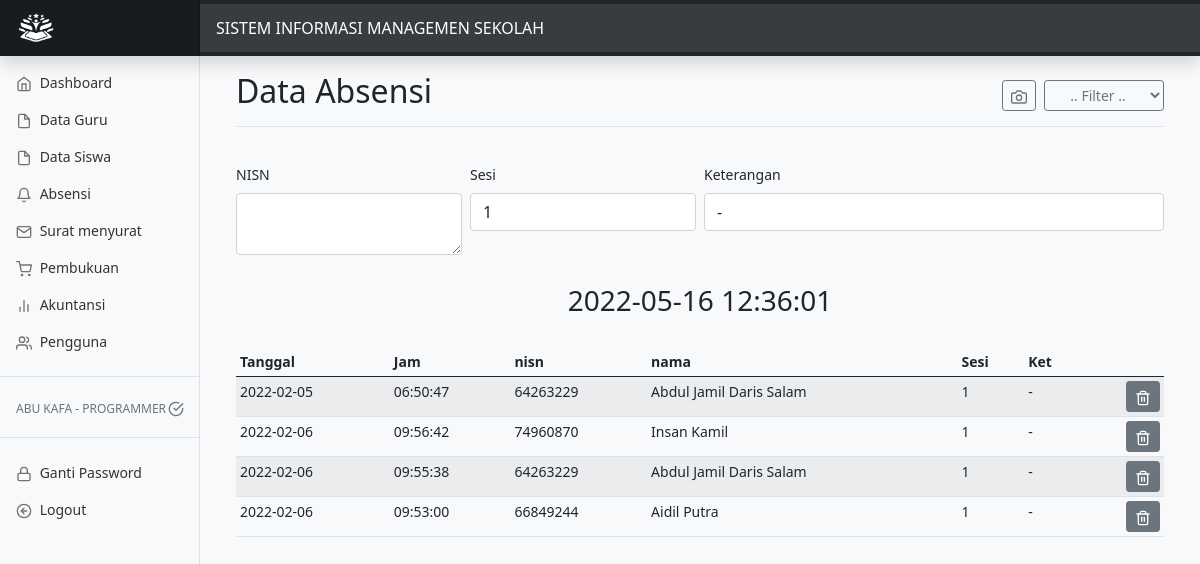
/admin/absensi.php (signed in), run on the app's committed database.
### tables this page shows
CREATE TABLE `absen` (
  `id` int(11) NOT NULL,
  `date` text NOT NULL,
  `time` text NOT NULL,
  `session` text NOT NULL,
  `nisn` text NOT NULL,
  `name` text NOT NULL,
  `note` text NOT NULL
);

### admin/absensi.php (the view, shortened to what this page needs)
<?php
include 'navbar.php';
?>
<main class="col-md-9 ms-sm-auto col-lg-10 px-md-4">
  <div class="container-fluid">
    <div class="d-flex justify-content-between flex-wrap flex-md-nowrap align-items-center pt-3 pb-2 mb-3 border-bottom">
      <h1 class="h2">Data Absensi</h1>
      <div class="btn-toolbar mb-2 mb-md-0">
      <a class="btn btn-outline-secondary btn-sm" id="cam-on" onclick=camon()><span data-feather="camera"></span></a>
        <form action="" method="get">
          <select type="submit" name="tgl_awl" class="btn btn-sm btn-outline-secondary" onchange="this.form.submit()">
            <option value="">.. Filter ..</option>
          </select>
        </form>
      </div>
    </div>
  </div>
  <br>
  <div class="container-fluid">
    <div class="bd-heading align-self-start mt-5 mb-3 mt-xl-0 mb-xl-2">
      <form class="row g-2" action="absensi_act.php" method="post">
        <div class="col-md-3">
          <label for="nisn" class="form-label">NISN</label>
          <textarea type="text" class="form-control" name="nisn" id="scanned-QR" autofocus oninput="this.form.submit()">
          </textarea>
        </div>
        <div class="col-md-3">
          <label for="sesi" class="form-label">Sesi</label>
          <input type="text" class="form-control" name="sesi" value="1" required>
        </div>
        <div class="col-md-6">
          <label for="ket" class="form-label">Keterangan</label>
          <input type="text" class="form-control" name="ket" value="-" required>
        </div>
      </form>
    </div>
  </div>
  <br>
  <center>
  <h3 id="clock"></h3>
  </center>
  <br>
  <div class="container-fluid">
    <div class="table-responsive">
      <table class="table table-striped table-sm">
        <thead>
          <tr>
            <th scope="col">Tanggal</th>
            <th scope="col">Jam</th>
            <th scope="col">nisn</th>
            <th scope="col">nama</th>
            <th scope="col">Sesi</th>
            <th scope="col">Ket</th>
            <th></th>
          </tr>
        </thead>
        <tbody>
          <tr>
            <?php
            $absen=mysqli_query($GLOBALS["___mysqli_ston"], "select * from absen order by date, time desc");
            while($a=mysqli_fetch_array($absen)){
            ?>
            <td><?= $a['date'] ?></td>
            <td><?= $a['time'] ?></td>
            <td><?= $a['nisn'] ?></td>
            <td><?= $a['name'] ?></td>
            <td><?= $a['session'] ?></td>
            <td><?= $a['note'] ?></td>
            <th>
            <a onclick="if(confirm('Hapus data : <?= $a['name'] ?> [<?php echo $a['id']; ?>] <?= $a['time'] ?> ??')){ location.href='absensi_del.php?id=<?php echo $a['id']; ?>' }" class="btn btn-sm btn-secondary float-md-end"><span data-feather="trash-2"></span></a>
            </th>
          </tr>
          <?php
          }
          ?>
        </tbody>
      </table>
    </div>
  </div>
</main>

### admin/navbar.php (shortened to what this page needs)
<!doctype html>
<html lang="en">
  <head>
    <?php
    $use=$_SESSION['uname'];
    $nm=mysqli_query($GLOBALS["___mysqli_ston"], "select * from admin where uname='$use'");
    while($name=mysqli_fetch_array($nm)){
    ?>
    <link href="../assets/css/bootstrap.min.css" rel="stylesheet">
    <link href="../assets/css/navbar.css" rel="stylesheet">
  </head>
  <body class="bg-light">
    <header class="navbar navbar-dark sticky-top bg-dark flex-md-nowrap p-0 shadow">
      <a class="navbar-brand col-md-3 col-lg-2 me-0 px-3" href="#"><img src="../logo/logo_white.png"  width="40" height="32"></a>
      <label class="form-control form-control-dark" disabled>SISTEM INFORMASI MANAGEMEN SEKOLAH</label>
    </header>
    <div class="container-fluid">
      <div class="row">
        <nav id="sidebarMenu" class="col-md-3 col-lg-2 d-md-block bg-light sidebar collapse">
          <div class="position-sticky pt-3">
            <ul class="nav flex-column">
              <li class="nav-item">
                <a class="nav-link <?php if($_SERVER['REQUEST_URI'] === '/smp/admin/dashboard.php'){ echo 'active'; } ?>" aria-current="page" href="dashboard.php">
                  <span data-feather="home"></span>
                  Dashboard
                </a>
              </li>
              <li class="nav-item">
                <a class="nav-link <?php if($_SERVER['REQUEST_URI'] === '/smp/admin/guru.php'){ echo 'active'; } ?>" href="guru.php">
                  <span data-feather="file"></span>
                  Data Guru
                </a>
              </li>
              <li class="nav-item">
                <a class="nav-link <?php if($_SERVER['REQUEST_URI'] === '/smp/admin/siswa.php'){ echo 'active'; } ?>" href="siswa.php">
                  <span data-feather="file"></span>
                  Data Siswa
                </a>
              </li>
              <li class="nav-item">
                <a class="nav-link <?php if($_SERVER['REQUEST_URI'] === '/smp/admin/absen.php'){ echo 'active'; } ?>" href="absensi.php">
                  <span data-feather="bell"></span>
                  Absensi
                </a>
              </li>
              <li class="nav-item">
                <a class="nav-link <?php if($_SERVER['REQUEST_URI'] === '/smp/admin/surat.php' || $_SERVER['REQUEST_URI'] === '/smp/admin/suratin.php' ){ echo 'active'; } ?>" href="surat.php">
                  <span data-feather="mail"></span>
                  Surat menyurat
                </a>
              </li>
              <li class="nav-item">
                <a class="nav-link <?php if($_SERVER['REQUEST_URI'] === '/smp/admin/buku.php'){ echo 'active'; } ?>" href="buku.php">
                  <span data-feather="shopping-cart"></span>
                  Pembukuan
                </a>
              </li>
              <li class="nav-item">
                <a class="nav-link <?php if($_SERVER['REQUEST_URI'] === '/smp/admin/akun.php'){ echo 'active'; } ?>" href="akun.php">
                  <span data-feather="bar-chart-2"></span>
                  Akuntansi
                </a>
              </li>
              <li class="nav-item">
                <a class="nav-link <?php if($_SERVER['REQUEST_URI'] === '/smp/admin/user.php'){ echo 'active'; } ?>" href="user.php">
                  <span data-feather="users"></span>
                  Pengguna
                </a>
              </li>
              <li class="border-top my-3"></li>
              <h5 class="sidebar-heading d-flex justify-content-between align-items-center px-3 mt-2 mb-1 text-muted">
                <span><?php echo ucfirst($name['name']) ?> - <?php echo ucfirst($name['access']) ?></span>
                <a class="link-secondary" href="#" aria-label="Add a new report">
                  <span data-feather="check-circle"></span>
                </a>
              </h5>
              <li class="border-top my-3"></li>
              <li class="nav-item">
                <a class="nav-link <?php if($_SERVER['REQUEST_URI'] === '/smp/admin/pass.php'){ echo 'active'; } ?>" href="pass.php">
                  <span data-feather="lock"></span>
                  Ganti Password
                </a>
              </li>
              <li class="nav-item">
                <a class="nav-link <?php if($_SERVER['REQUEST_URI'] === '/smp/admin/logout.php'){ echo 'active'; } ?>" href="logout.php">
                  <span data-feather="arrow-left-circle"></span>
                  Logout
                </a>
              </li>
            </ul>
          </div>
        </nav>
      </div>
    </div>
    <?php
    }
    ?>
  </body>
</html>

### assets/css/navbar.css (style rules this page uses)
body { font-size: .875rem; }
.feather { width: 16px; height: 16px; vertical-align: text-bottom; }
.sidebar { position: fixed; top: 0; bottom: 0; left: 0; z-index: 100; padding: 48px 0 0; box-shadow: inset -1px 0 0 rgba(0, 0, 0, .1); }
.sidebar .nav-link { font-weight: 500; color: #333; }
.sidebar .nav-link .feather { margin-right: 4px; color: #727272; }
.sidebar-heading { font-size: .75rem; text-transform: uppercase; }
.navbar-brand { padding-top: .75rem; padding-bottom: .75rem; font-size: 1rem; background-color: rgba(0, 0, 0, .25); box-shadow: inset -1px 0 0 rgba(0, 0, 0, .25); }
.navbar .form-control { padding: .75rem 1rem; border-width: 0; border-radius: 0; }
.form-control-dark { color: #fff; background-color: rgba(255, 255, 255, .1); border-color: rgba(255, 255, 255, .1); }

### admin/absensi.php (style rules this page uses)
#scanned-QR { word-break: break-word; }

### data on the page
absen: date "2022-02-05", time "06:50:47", nisn "64263229", name "Abdul Jamil Daris Salam", session "1", note "-"
absen: date "2022-02-06", time "09:56:42", nisn "74960870", name "Insan Kamil", session "1", note "-"
absen: date "2022-02-06", time "09:55:38", nisn "64263229", name "Abdul Jamil Daris Salam", session "1", note "-"
absen: date "2022-02-06", time "09:53:00", nisn "66849244", name "Aidil Putra", session "1", note "-"

### other printed values
$name['name'] "ABU KAFA"
$name['access'] "PROGRAMMER"
